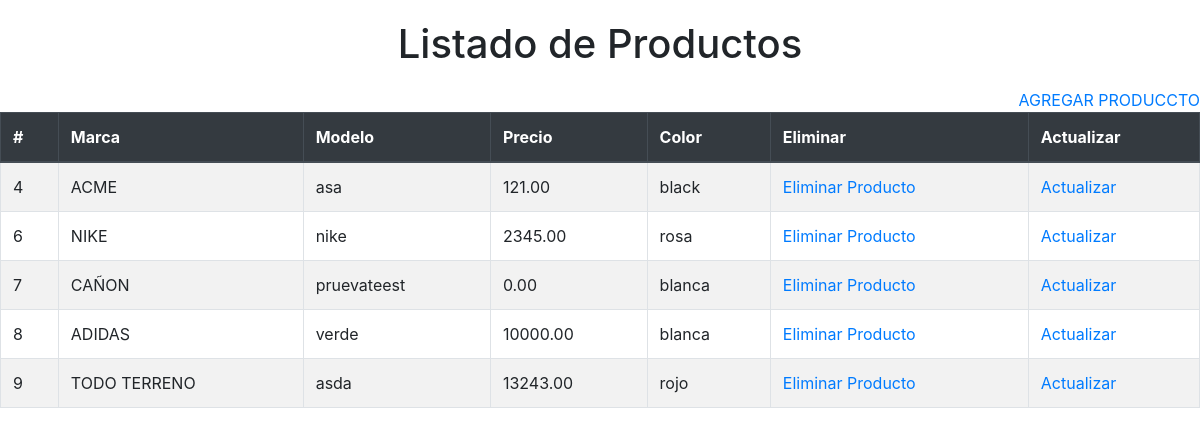
Page /php/list_products.php (signed in) on the committed database.
### tables this page shows
CREATE TABLE `sneakers` (
  `id_sneakers` int(11) NOT NULL,
  `modelo` varchar(50) NOT NULL,
  `precio` decimal(7,2) DEFAULT NULL,
  `id_marca` int(11) NOT NULL,
  `id_color` int(11) NOT NULL,
  `initial_date` timestamp NOT NULL DEFAULT CURRENT_TIMESTAMP,
  `imagen` varchar(255) DEFAULT NULL,
  `observacion` varchar(255) DEFAULT NULL
);

CREATE TABLE `brands` (
  `id_marca` int(11) NOT NULL,
  `descripcion` varchar(50) NOT NULL
);

CREATE TABLE `colors` (
  `id_color` int(11) NOT NULL,
  `descripcion` varchar(50) NOT NULL
);

### php/list_products.php (the view, shortened to what this page needs)
<!doctype html>
<html lang="en">
<head>
	<link rel="stylesheet" href="../css/bootstrap.min.css">
</head>
<body>
	<h1 style="margin: 20px 0px" class="text-center">Listado de Productos</h1>
	 <a style='display:flex;justify-content:right;' href='insert_products.php'>AGREGAR PRODUCCTO </a>
     <table class="table table-bordered table-striped">
      <thead class="thead-dark">
       <tr>
          <th>#</th>
          <th> Marca </th>
          <th> Modelo </th>
          <th>Precio</th>
          <th>Color</th>
          <th>Eliminar</th>
          <th>Actualizar</th>
      </tr>
  </thead>
<tbody>
<?php
$con=openCon('../config/db_products.ini');
$con->set_charset("utf8mb4");
$sql="select s.id_sneakers as id, s.modelo as model, s.precio as cass, c.descripcion as color,
 b.descripcion as marca
 from sneakers s inner join colors c on c.id_color=s.id_color inner join brands b on s.id_marca=b.id_marca";
$result = $con->query($sql);
while ($row = $result->fetch_assoc()) {
    ?>
<tr>
<td><?php echo $row['id'] ?></td>
<td><?php echo $row['marca'] ?></td>
<td><?php echo $row['model'] ?></td>
<td><?php echo $row['cass'] ?></td>
<td><?php echo $row['color'] ?></td>
<td><a href="#" onclick="deleteProducto(<?php echo $row['id']?>)">Eliminar Producto</a></td>
<td><a href="#" onclick="updateProducto(<?php echo $row['id']?>)">Actualizar</a></td>
</tr>
<?php
}
?>
</tbody>
</table>
</body>
</html>

### rows in the picture
sneakers: id_sneakers "4", id_marca.descripcion "ACME", modelo "asa", precio "121.00", id_color.descripcion "black"
sneakers: id_sneakers "6", id_marca.descripcion "NIKE", modelo "nike", precio "2345.00", id_color.descripcion "rosa"
sneakers: id_sneakers "7", id_marca.descripcion "CAÑON", modelo "pruevateest", precio "0.00", id_color.descripcion "blanca"
sneakers: id_sneakers "8", id_marca.descripcion "ADIDAS", modelo "verde", precio "10000.00", id_color.descripcion "blanca"
sneakers: id_sneakers "9", id_marca.descripcion "TODO TERRENO", modelo "asda", precio "13243.00", id_color.descripcion "rojo"
